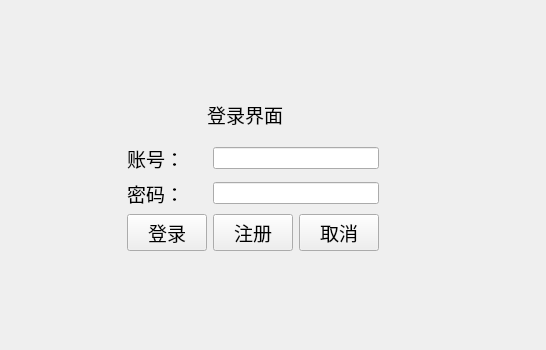
<?xml version="1.0" encoding="UTF-8"?>
<ui version="4.0">
 <class>My_Widget</class>
 <widget class="QWidget" name="My_Widget">
  <property name="geometry">
   <rect>
    <x>0</x>
    <y>0</y>
    <width>546</width>
    <height>350</height>
   </rect>
  </property>
  <property name="windowTitle">
   <string>My_Widget</string>
  </property>
  <widget class="QWidget" name="layoutWidget">
   <property name="geometry">
    <rect>
     <x>80</x>
     <y>90</y>
     <width>346</width>
     <height>161</height>
    </rect>
   </property>
   <layout class="QGridLayout" name="gridLayout">
    <item row="0" column="0">
     <spacer name="horizontalSpacer_8">
      <property name="orientation">
       <enum>Qt::Horizontal</enum>
      </property>
      <property name="sizeHint" stdset="0">
       <size>
        <width>40</width>
        <height>20</height>
       </size>
      </property>
     </spacer>
    </item>
    <item row="0" column="1">
     <spacer name="horizontalSpacer_4">
      <property name="orientation">
       <enum>Qt::Horizontal</enum>
      </property>
      <property name="sizeHint" stdset="0">
       <size>
        <width>40</width>
        <height>20</height>
       </size>
      </property>
     </spacer>
    </item>
    <item row="0" column="2" colspan="2">
     <widget class="QLabel" name="label_3">
      <property name="font">
       <font>
        <pointsize>14</pointsize>
       </font>
      </property>
      <property name="text">
       <string>登录界面</string>
      </property>
     </widget>
    </item>
    <item row="0" column="4">
     <spacer name="horizontalSpacer_10">
      <property name="orientation">
       <enum>Qt::Horizontal</enum>
      </property>
      <property name="sizeHint" stdset="0">
       <size>
        <width>40</width>
        <height>20</height>
       </size>
      </property>
     </spacer>
    </item>
    <item row="0" column="5">
     <spacer name="horizontalSpacer_9">
      <property name="orientation">
       <enum>Qt::Horizontal</enum>
      </property>
      <property name="sizeHint" stdset="0">
       <size>
        <width>40</width>
        <height>20</height>
       </size>
      </property>
     </spacer>
    </item>
    <item row="1" column="0">
     <spacer name="horizontalSpacer">
      <property name="orientation">
       <enum>Qt::Horizontal</enum>
      </property>
      <property name="sizeHint" stdset="0">
       <size>
        <width>40</width>
        <height>20</height>
       </size>
      </property>
     </spacer>
    </item>
    <item row="1" column="1" colspan="2">
     <widget class="QLabel" name="label">
      <property name="font">
       <font>
        <pointsize>14</pointsize>
       </font>
      </property>
      <property name="text">
       <string>账号：</string>
      </property>
     </widget>
    </item>
    <item row="1" column="3" colspan="2">
     <widget class="QLineEdit" name="lineEdit"/>
    </item>
    <item row="1" column="5">
     <spacer name="horizontalSpacer_5">
      <property name="orientation">
       <enum>Qt::Horizontal</enum>
      </property>
      <property name="sizeHint" stdset="0">
       <size>
        <width>40</width>
        <height>20</height>
       </size>
      </property>
     </spacer>
    </item>
    <item row="2" column="0">
     <spacer name="horizontalSpacer_2">
      <property name="orientation">
       <enum>Qt::Horizontal</enum>
      </property>
      <property name="sizeHint" stdset="0">
       <size>
        <width>40</width>
        <height>20</height>
       </size>
      </property>
     </spacer>
    </item>
    <item row="2" column="1" colspan="2">
     <widget class="QLabel" name="label_2">
      <property name="font">
       <font>
        <pointsize>14</pointsize>
       </font>
      </property>
      <property name="text">
       <string>密码：</string>
      </property>
     </widget>
    </item>
    <item row="2" column="3" colspan="2">
     <widget class="QLineEdit" name="lineEdit_2">
      <property name="echoMode">
       <enum>QLineEdit::Normal</enum>
      </property>
     </widget>
    </item>
    <item row="2" column="5">
     <spacer name="horizontalSpacer_6">
      <property name="orientation">
       <enum>Qt::Horizontal</enum>
      </property>
      <property name="sizeHint" stdset="0">
       <size>
        <width>40</width>
        <height>20</height>
       </size>
      </property>
     </spacer>
    </item>
    <item row="3" column="0">
     <spacer name="horizontalSpacer_3">
      <property name="orientation">
       <enum>Qt::Horizontal</enum>
      </property>
      <property name="sizeHint" stdset="0">
       <size>
        <width>40</width>
        <height>20</height>
       </size>
      </property>
     </spacer>
    </item>
    <item row="3" column="1" colspan="2">
     <widget class="QPushButton" name="pushButton">
      <property name="font">
       <font>
        <pointsize>14</pointsize>
       </font>
      </property>
      <property name="text">
       <string>登录</string>
      </property>
     </widget>
    </item>
    <item row="3" column="3">
     <widget class="QPushButton" name="pushButton_3">
      <property name="font">
       <font>
        <pointsize>14</pointsize>
       </font>
      </property>
      <property name="text">
       <string>注册</string>
      </property>
     </widget>
    </item>
    <item row="3" column="4">
     <widget class="QPushButton" name="pushButton_2">
      <property name="font">
       <font>
        <pointsize>14</pointsize>
       </font>
      </property>
      <property name="text">
       <string>取消</string>
      </property>
     </widget>
    </item>
    <item row="3" column="5">
     <spacer name="horizontalSpacer_7">
      <property name="orientation">
       <enum>Qt::Horizontal</enum>
      </property>
      <property name="sizeHint" stdset="0">
       <size>
        <width>40</width>
        <height>20</height>
       </size>
      </property>
     </spacer>
    </item>
   </layout>
  </widget>
 </widget>
 <resources/>
 <connections/>
</ui>
